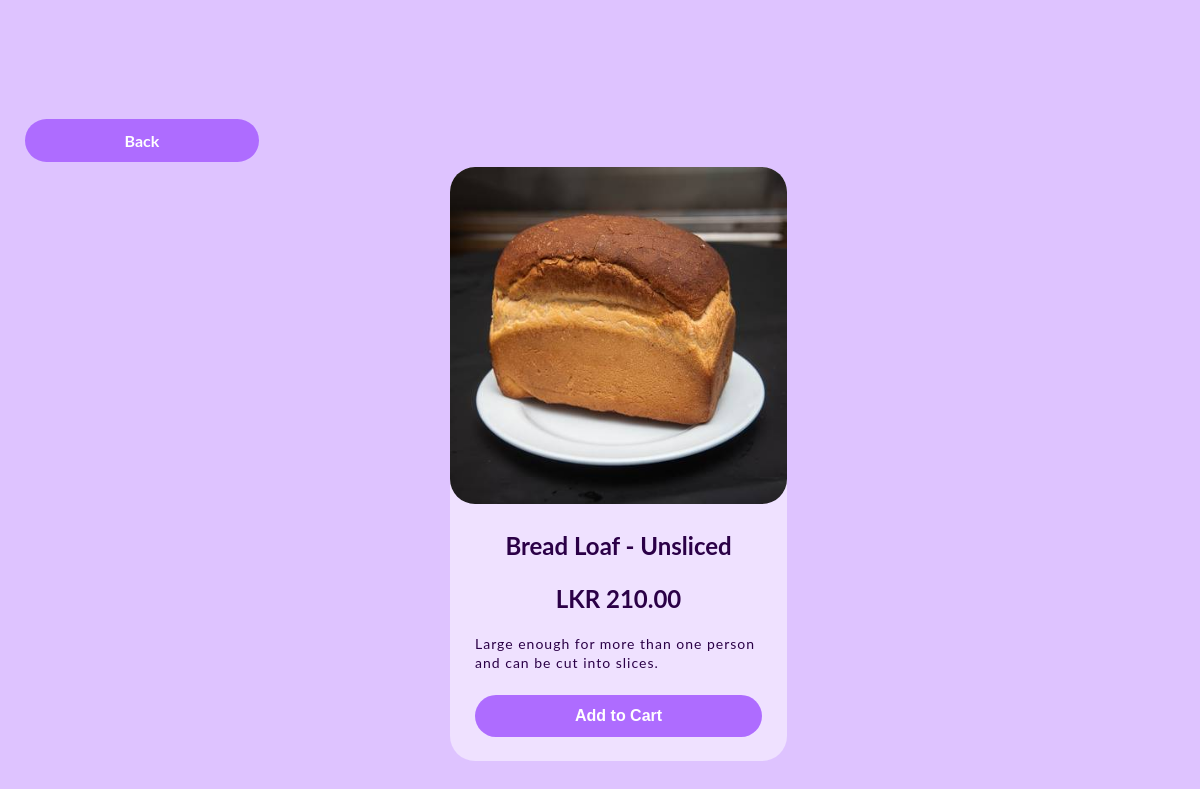
The page /ProductPage - BaratieBakery.php?ProductID=1002 on the database its author committed.
### tables this page shows
CREATE TABLE IF NOT EXISTS `tblproduct` (
  `ProdCategory` int(11) NOT NULL,
  `ProductID` int(11) NOT NULL,
  `ProductName` varchar(100) NOT NULL,
  `Price` decimal(10,2) NOT NULL,
  `OrderID` int(11) NOT NULL,
  `ProdImg` varchar(2000) NOT NULL,
  `ProdDesc` varchar(2000) NOT NULL,
  `Availability` int(5) NOT NULL,
  PRIMARY KEY (`ProductID`)
);

### ProductPage - BaratieBakery.php (the view, shortened to what this page needs)
<?php session_start();
	$con = mysqli_connect("sdb-60.hosting.stackcp.net","BaratieBakery","BaratieBakery33","BaratieBakeryDB-3530323533e4");
	mysqli_select_db($con,"baratiebakerydb");
	$sql = "SELECT * FROM `tblproduct` WHERE `ProductID` = ".$_GET["ProductID"];
	$result =mysqli_query($con,$sql);
	$row = mysqli_fetch_assoc($result);
?>
<!doctype html>
<html>
<head>
    <link rel="stylesheet" href="CSS/ProductPage - BaratieBakery.css">
</head>
<body>
	<br><br><br><br><br><br>
	&nbsp;&nbsp;&nbsp;&nbsp;&nbsp;&nbsp;<a id="Order" href="Content - BaratieBakery.php#<?php echo $row["ProductID"];?>"><b>Back</b></a>
	<form action="AddToCart - BaratieBakery.php?ProductID=<?php echo $row["ProductID"];?>" method="post">
	<div id="ProductTable">
		<div id="OuterConentRow">
			<div id="box">
				<img src="<?php echo $row["ProdImg"];?>">
					<div id="ProductDetails">
						<h3><?php echo $row["ProductName"];?></h3>
						<h2>LKR <?php echo $row["Price"];?></h2>
						<a><?php echo $row["ProdDesc"];?></a>
						<br><br>
						<div align="center">
							<input type="submit" id="Order" name="btnOrder" class="button" value="Add to Cart"/>
						</div>
						<br>
					</div>
			</div>
		</div>
    </div>
	</form>
</body>
</html>

### CSS/ProductPage - BaratieBakery.css (style rules this page uses)
body { margin: 0; font-family: 'Lato', sans-serif; background-color: #DEC3FF }
#OuterConentRow { display: grid; grid-gap: 70px 20px; grid-template-columns: repeat(5, 1fr); width: 25%; margin: auto; padding-bottom: 40px; }
#OuterConentRow img { width: 100%; border-top-left-radius: 25px; border-top-right-radius: 25px; border-bottom-left-radius: 25px; border-bottom-right-radius: 25px; }
#box { width: 100%; height: 100%; background-color: #EFE1FF; align-content: center; border-radius: 25px; transition: box-shadow .2s; }
#ProductDetails { padding: 0px 25px; transition: padding .5s; }
#box a { text-decoration: none; color: rgb(29, 29, 29); }
h3 { font-size: 24px; color: #2B0047; text-align: center; }
h2 { color: #2B0047; text-align: center; }
#box a { font-size: 14px; color: #2B0047; letter-spacing: 1px; text-align: center; align-content: center; }
#Order { width:auto; background-color: #AE6CFF; border: none; color: white; padding: 12px 100px; text-align: center; text-decoration: none; display: inline-block; font-weight:bold; font-size: 16px; margin: 5px 0px; border-radius: 25px; transition: box-shadow .2s; }

### rows shown on the page
tblproduct: ProdImg (picture), ProductName "Bread Loaf - Unsliced", Price "210.00", ProdDesc "Large enough for more than one person and can be cut into slices."
